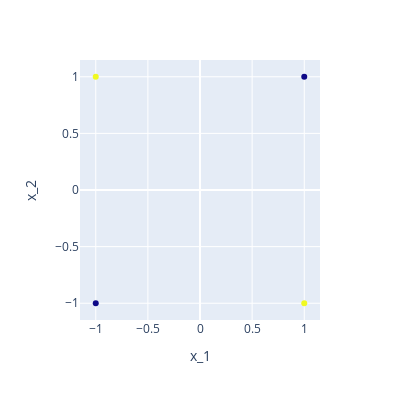

Source (notebook cell):
### Markdown cell above
Below is the output for above network considering inputs $(x_1,x_2)$ as $(-1,-1),(-1,1),(1,-1),(1,1)$

### Code cell
#| code-fold: true
import numpy as np
import plotly.express as px
import plotly.io as pio
import pandas as pd
pio.renderers.default = "plotly_mimetype+notebook_connected" # this is reqired only to render html not for notebook

x_1=np.array([-1,-1,1,1])
x_2=np.array([-1,1,-1,1])
z_1=np.where((2*x_1-2*x_2)>=1,1,-1)
z_2=np.where((-2*x_1+2*x_2)>=1,1,-1) 
y=np.where((2*z_1+2*z_2)>=0,1,-1) 
df = pd.DataFrame(data=np.vstack([x_1.flatten(),x_2.flatten(),z_1.flatten(),z_2.flatten(),y.flatten()]).T,
columns=['x_1','x_2','z_1','z_2','class'])
fig = px.scatter( df,x='x_1', y='x_2', color='class')
fig.update_layout(autosize=False,width=400,height=400,coloraxis_showscale=False)
fig.show()

### Figure 1 — Plotly figure (JSON) as saved in the notebook; plotly's stock layout.template omitted (floating-point values rounded to 4 significant figures)
{"data": [{"hovertemplate": "x_1=%{x}<br>x_2=%{y}<br>class=%{marker.color}<extra></extra>", "legendgroup": "", "marker": {"color": [-1, 1, 1, -1], "coloraxis": "coloraxis", "symbol": "circle"}, "mode": "markers", "name": "", "orientation": "v", "showlegend": false, "type": "scatter", "x": [-1, -1, 1, 1], "xaxis": "x", "y": [-1, 1, -1, 1], "yaxis": "y"}], "layout": {"autosize": false, "coloraxis": {"colorbar": {"title": {"text": "class"}}, "colorscale": [[0, "#0d0887"], [0.1111, "#46039f"], [0.2222, "#7201a8"], [0.3333, "#9c179e"], [0.4444, "#bd3786"], [0.5556, "#d8576b"], [0.6667, "#ed7953"], [0.7778, "#fb9f3a"], [0.8889, "#fdca26"], [1, "#f0f921"]], "showscale": false}, "height": 400, "legend": {"tracegroupgap": 0}, "margin": {"t": 60}, "width": 400, "xaxis": {"anchor": "y", "domain": [0, 1], "title": {"text": "x_1"}}, "yaxis": {"anchor": "x", "domain": [0, 1], "title": {"text": "x_2"}}}}
